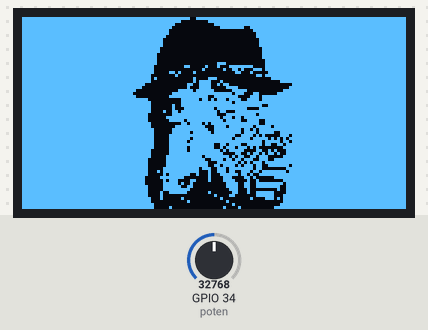
A program run on a simulated ESP32 board running MicroPython. On the bench: 128×64 one-colour display. The test bench sets the inputs (shaded band); at power-on: GPIO 34 (poten) = 32768 (analog values on the 0–65535 scale). Library files of the repository ran but are not shown: ssd1306.py.

Above: at 3.1 s.
At 7.2 s:
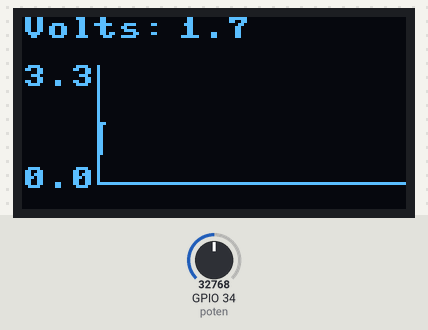
7.3 s: GPIO 34 (poten) set to 0
At 8.9 s:
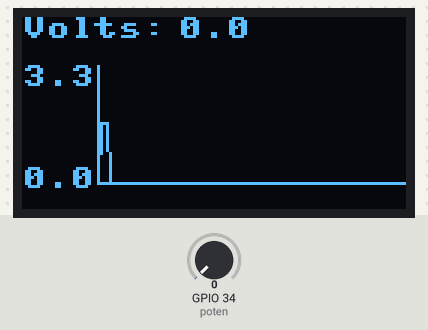
9.2 s: GPIO 34 (poten) set to 7864
At 9.8 s:
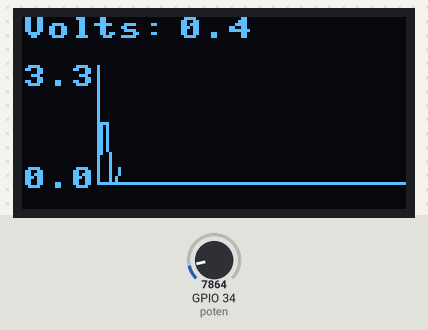
11.4 s: GPIO 34 (poten) set to 19660
At 12.0 s:
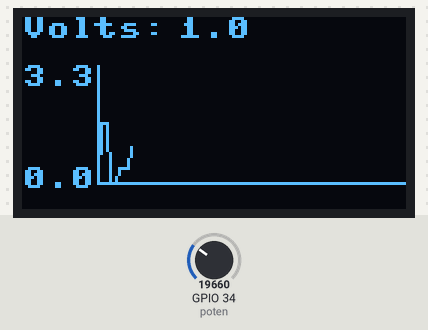
Timing chart, 0 to 14.4 s (numbered marks = the images above; inputs shaded):
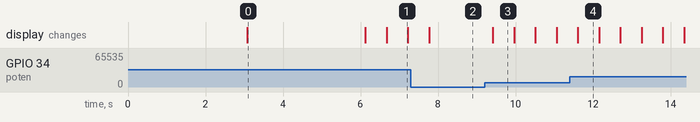

Measured:
- after the input at 9.2 s, the display: changes after 0.22 s (image 3)
- what the display in image 0 shows lasts 3.0 s, from 3.1 s to 6.1 s

The program:

main.py
```python
from machine import Pin, ADC, SoftI2C
from utime import sleep_ms
from ssd1306 import SSD1306_I2C
import framebuf
from images import (logo_1,logo_2)

# ESP32 Pin assignment
i2c = SoftI2C(scl=Pin(22), sda=Pin(21))
oled = SSD1306_I2C(128, 64, i2c)
poten = ADC(Pin(34))

# Ajustes para el sensor
poten.width(ADC.WIDTH_10BIT) # Regula presición del sensor
poten.atten(ADC.ATTN_11DB) # Trabaja sobre 3.3V

WIDTH = 128
HEIGHT = 64
FACTOR = 3.3 / (65535)

PLACA = True #True: Raspberry Pi Pico, False: ESP8266


buffer = bytearray(logo_2)

fb = framebuf.FrameBuffer(buffer,WIDTH,HEIGHT,framebuf.MONO_HLSB)

#Global Variables
t = 0
y = [55, 55]
x = [25, 25]

oled.fill(0)
oled.text("Control", 35, 0)
oled.text("Automatico", 20, 20)
oled.text("Educacion", 25, 40)
oled.show()
sleep_ms(3000)

#Image
oled.fill(0)
oled.blit(fb,0,0)
oled.show()
sleep_ms(3000)
oled.fill(0)

def plot_time(yp, t, x, y, var = [0.0,3.3], vpts=[25, 16, 40], hpts = [25, 55, 112]):

    #Axis
    oled.vline(vpts[0], vpts[1], vpts[2], 1) #x, y, h
    oled.hline(hpts[0], hpts[1], hpts[2], 1) #x, y, w
    oled.text(str(round(var[0],1)), vpts[0]-25, hpts[1]-5)
    oled.text(str(round(var[1],1)), vpts[0]-25, vpts[1])
    #y - axis
    y[1] = int((yp-var[0])/(var[1]-var[0]) * (vpts[1]-hpts[1]) + hpts[1]) #Interpolation
    if t < hpts[2] - hpts[0]:
        x[1] = x[0]+1
    else:
        x[1] = hpts[2]

    #Plot the line
    oled.line(x[0],y[0],x[1],y[1],1)
    oled.show()

    #Update past values
    y[0] = y[1]
    x[0] = x[1]

    #If you have already reached the end of the graph then ...
    if t > hpts[2] - hpts[0]:
        #Erases the first few pixels of the graph and the y-axis.
        oled.fill_rect(vpts[0],vpts[1],2,vpts[2],0)
        #Clears the entire y-axis scale
        oled.fill_rect(vpts[0]-25, vpts[1],vpts[0],vpts[2]+5,0)
        #shifts the graph one pixel to the left
        oled.scroll(-1,0)
        #Axis
        oled.vline(vpts[0], vpts[1], vpts[2], 1) #x, y, h
        oled.hline(hpts[0], hpts[1], hpts[2], 1) #x, y, w
        oled.text(str(round(var[0],1)), vpts[0]-25, hpts[1]-5)
        oled.text(str(round(var[1],1)), vpts[0]-25, vpts[1])
    else:
        t += 1

    return t,x,y

while True:
    volts = poten.read_u16() * FACTOR
    t,x,y = plot_time(volts,t,x,y)
    oled.fill_rect(0,0,120,15,0)
    oled.text("Volts: ", 0, 0)
    oled.text(str(round(volts,1)), 52, 0)
    oled.show()
    sleep_ms(500)
```

Source omitted: images.py (data table, 12573 bytes)
